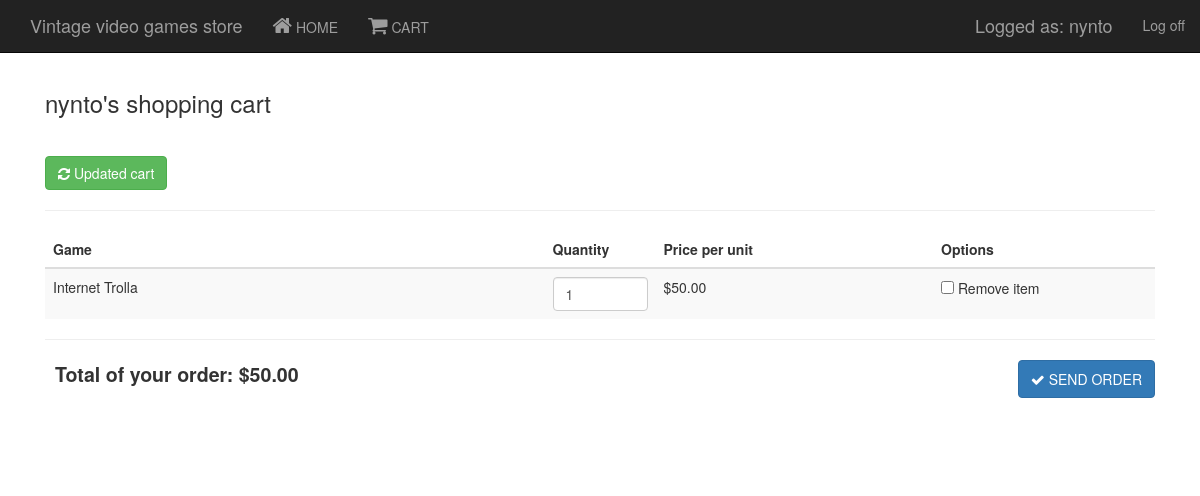
The app's page /cart/ (signed in) with its own data.
### main/models.py (models this page shows, shortened)
class ShoppingCart(models.Model):
    user = models.ForeignKey(User,
                             null=False,
                             on_delete=models.CASCADE)
    objects = ShoppingCartManager()
    def __str__(self):
        return f'{self.user.username}\'s shopping cart'

class ShoppingCartItem(models.Model):
    quantity = models.IntegerField(null=False)
    price_per_unit = models.DecimalField(max_digits=9,
                                         decimal_places=2,
                                         default=0)
    cart = models.ForeignKey(ShoppingCart,
                             null=False,
                             on_delete=models.CASCADE)
    game = models.ForeignKey(Game,
                             null=False,
                             on_delete=models.CASCADE)
    objects = ShoppingCartItemManager()

class Game(models.Model):
    class Meta:
        ordering = ['-highlighted', 'name']
    name = models.CharField(max_length=100)
    release_year = models.IntegerField(null=True)
    developer = models.CharField(max_length=100)
    published_by = models.CharField(max_length=100)
    image = models.ImageField(
        upload_to='images/',
        default='images/placeholder.png',
        max_length=100)
    gameplatform = models.ForeignKey(GamePlatform,
                                     null=False,
                                     on_delete=models.CASCADE)
    highlighted = models.BooleanField(default=False)
    objects = GameManager()

### main/views.py (the view, shortened to what this page needs)
# urls.py: path(r'cart/', views.ShoppingCartEditView.as_view(), name='user-cart'),
class ShoppingCartEditView(UpdateView):
    model = ShoppingCart
    form_class = ShoppingCartFormSet
    template_name = 'main/cart.html'
    def get_context_data(self, **kwargs):
        context = super().get_context_data(**kwargs)
        items = ShoppingCartItem.objects.get_items(self.object)
        context['is_cart_empty'] = (items.count() == 0)
        order = items.aggregate(
            total_order=Sum(F('price_per_unit') * F('quantity'),
                            output_field=DecimalField())
        )
        context['total_order'] = order['total_order']
        return context
    def get_object(self):
        try:
            return ShoppingCart.objects.get_by_user(self.request.user)
        except ShoppingCart.DoesNotExist:
            new_cart = ShoppingCart.objects.create_cart(self.request.user)
            new_cart.save()
            return new_cart

### main/models.py (called while the page is built)
    def get_by_user(self, user):
        return self.get(user_id=user.id)

    def get_items(self, cart):
        return self.filter(cart_id=cart.id)

### main/templates/main/cart.html (shortened to what this page needs)
{% extends 'base.html' %}
{% block 'content' %}
{% load humanize %}
<div class='cart-details'>
<h3>{{ shoppingcart}}</h3>
{% if is_cart_empty %}
<h2>Your shopping cart is empty</h2>
{% else %}
<form action='' method='POST'>
 <button class='btn btn-success'>
  <i class="fa fa-refresh" aria-hidden="true"></i>
     Updated cart
 </button>
  <hr/>
  <table class="table table-striped">
  <thead>
    <tr>
      <th scope="col">Game</th>
      <th scope="col">Quantity</th>
      <th scope="col">Price per unit</th>
      <th scope="col">Options</th>
    </tr>
  </thead>
  <tbody>
   {% for item_form in form %}
   <tr>
     <td>{{item_form.instance.game.name}}</td>
     <td class="{% if item_form.quantity.errors %}has-errors{% endif%}">
        {{item_form.quantity}}
     </td>
   <td>${{item_form.instance.price_per_unit|floatformat:2|intcomma}}</td>
   <td>{{item_form.DELETE}} Remove item</td>
  </tr>
  {% endfor %}
 </table>
 </form>
<hr/>
<div class='footer'>
  <p class='total-value'>Total of your order: ${{total_order|floatformat:2|intcomma}}</p>
  <button class='btn btn-primary'>
     <i class="fa fa-check" aria-hidden="true"></i>
        SEND ORDER
  </button>
</div>
  {% endif %}
</div>
{% endblock %}

### templates/_loginpartial.html (shortened to what this page needs)
{% if user.is_authenticated %}
  <form id="logoutForm" action="{% url 'logout' %}" method="post"
       class="navbar-right">
    <ul class="nav navbar-nav navbar-right">
      <li><span class="navbar-brand">Logged as:
            {{ user.username }}</span></li>
      <li>
          <a href="javascript:document.getElementById('logoutForm').submit()">
              Log off
          </a>
      </li>
    </ul>
  </form>
{% else %}
<ul class="nav navbar-nav navbar-right">
  <li><a href="{% url 'login' %}">Log in</a></li>
</ul>
{% endif %}

### static/styles/site.css (style rules this page uses)
.cart-details h3 { margin-bottom: 40px; }
.cart-details .table tbody tr td:nth-child(2) { width: 10%; }
.cart-details .table tbody tr td:nth-child(3) { width: 25%; }
.cart-details .table tbody tr td:nth-child(4) { width: 20%; }
.cart-details .footer { display:flex; justify-content: space-between; }
.cart-details .footer .total-value { font-size: 1.4em; font-weight: bold; margin-left: 10px; }

### records on screen
ShoppingCart: user.username "nynto's shopping cart"
ShoppingCartItem: instance.game.name "Internet Trolla", instance.price_per_unit "50.00"

### other values on screen
{{ user.username }} "nynto"
{{ total_order|floatformat:2|intcomma }} "50.00"
